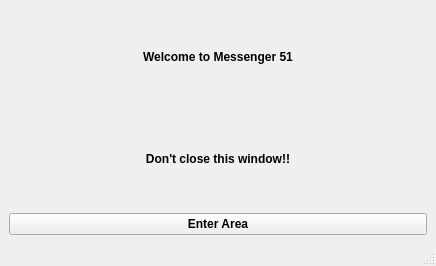
<?xml version="1.0" encoding="UTF-8"?>
<ui version="4.0">
 <class>ClientWindow</class>
 <widget class="QMainWindow" name="ClientWindow">
  <property name="geometry">
   <rect>
    <x>0</x>
    <y>0</y>
    <width>436</width>
    <height>266</height>
   </rect>
  </property>
  <property name="windowTitle">
   <string>ClientWindow</string>
  </property>
  <widget class="QWidget" name="centralwidget">
   <layout class="QVBoxLayout" name="verticalLayout">
    <item>
     <widget class="QLabel" name="label">
      <property name="font">
       <font>
        <family>System</family>
        <bold>true</bold>
       </font>
      </property>
      <property name="text">
       <string>&lt;html&gt;&lt;head/&gt;&lt;body&gt;&lt;p align=&quot;center&quot;&gt;Welcome to Messenger 51&lt;/p&gt;&lt;/body&gt;&lt;/html&gt;</string>
      </property>
     </widget>
    </item>
    <item>
     <widget class="QLabel" name="label_2">
      <property name="font">
       <font>
        <family>System</family>
        <bold>true</bold>
       </font>
      </property>
      <property name="text">
       <string>&lt;html&gt;&lt;head/&gt;&lt;body&gt;&lt;p align=&quot;center&quot;&gt;Don't close this window!!&lt;/p&gt;&lt;/body&gt;&lt;/html&gt;</string>
      </property>
     </widget>
    </item>
    <item>
     <widget class="QPushButton" name="Enter_pushButton">
      <property name="font">
       <font>
        <family>System</family>
        <bold>true</bold>
       </font>
      </property>
      <property name="text">
       <string>Enter Area</string>
      </property>
     </widget>
    </item>
   </layout>
  </widget>
  <widget class="QMenuBar" name="menubar">
   <property name="geometry">
    <rect>
     <x>0</x>
     <y>0</y>
     <width>436</width>
     <height>21</height>
    </rect>
   </property>
  </widget>
  <widget class="QStatusBar" name="statusbar"/>
 </widget>
 <resources/>
 <connections/>
</ui>
